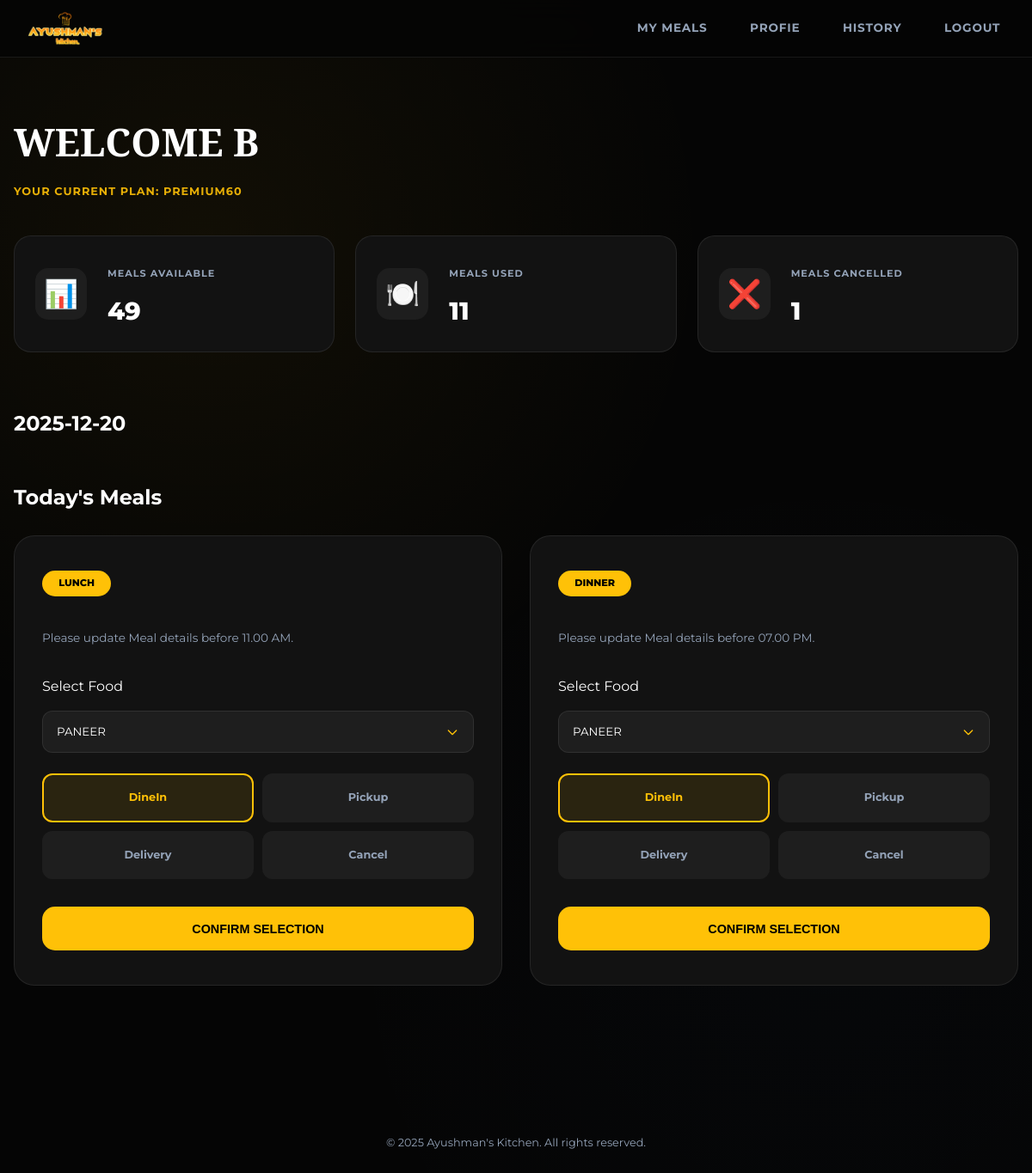
The page / (signed in) on the database as committed earlier.
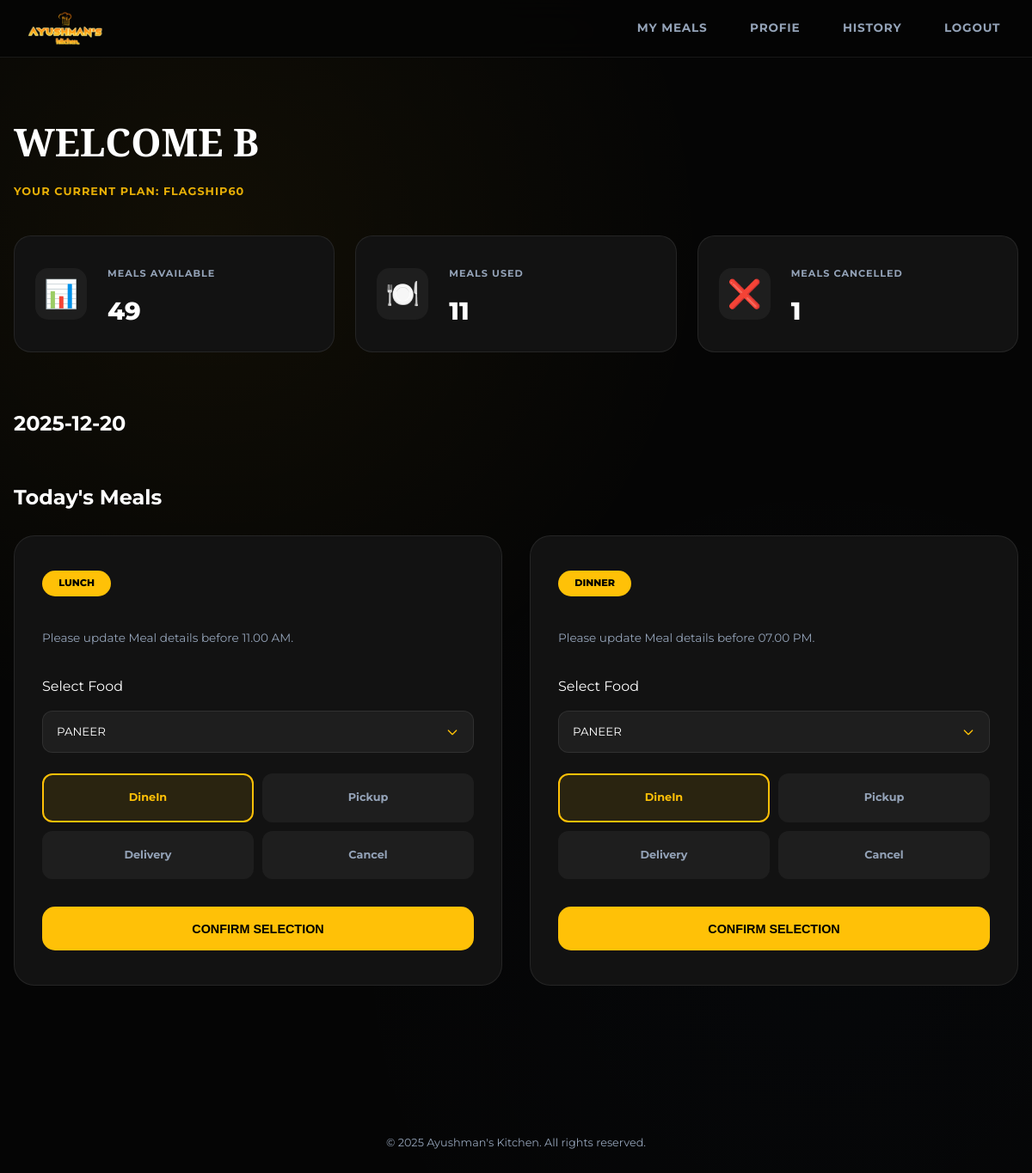
The same page on the database as committed later.
### Customers/models.py (models this page shows, shortened)
class Customer(AbstractBaseUser, PermissionsMixin):
    email = models.EmailField(unique=True)
    name = models.CharField(max_length=150)
    phone = models.CharField(max_length=15, blank=True)
    address = models.CharField(max_length=200, blank=True)
    is_active = models.BooleanField(default=True)
    is_staff = models.BooleanField(default=False)
    date_joined = models.DateTimeField(default=timezone.now)
    profile_updated_at = models.DateTimeField(auto_now=True)
    subscription_phase=models.IntegerField(default=1)
    meal_balance = models.IntegerField(default=0)
    user_status_active = models.BooleanField(default=True)
    lunch_status_active = models.BooleanField(default=True)
    dinner_status_active = models.BooleanField(default=True)
    paused_subscription = models.BooleanField(default=False)
    subscription_choice = models.CharField(max_length=20, choices=SUBSCRIPTION_TYPE, default="NORMAL60")
    default_lunch_service_choice = models.CharField(max_length=20, choices=SERVICE_TYPE, default="DineIn")
    default_dinner_service_choice = models.CharField(max_length=20, choices=SERVICE_TYPE, default="DineIn")
    default_meal_choice = models.CharField(max_length=20, choices=MEAL_MENU, default="NONE")
    FLAGSHIP_MENU_LUNCH_default_choice = models.CharField(max_length=20, choices=FLAGSHIP_MENU_LUNCH, default="NONE")
    FLAGSHIP_MENU_DINNER_default_choice = models.CharField(max_length=20, choices=FLAGSHIP_MENU_DINNER, default="NONE")
    PREMIUM_MENU_LUNCH_default_choice = models.CharField(max_length=20, choices=PREMIUM_MENU_LUNCH, default="NONE")
    PREMIUM_MENU_DINNER_default_choice = models.CharField(max_length=20, choices=PREMIUM_MENU_DINNER, default="NONE")
    USERNAME_FIELD = "email"
    REQUIRED_FIELDS = ["name"]
    objects = CustomerManager()
    @property
    def total_meals(self):
        if self.subscription_choice in ["NORMAL30","FLAGSHIP30","PREMIUM30"]:
            return 30
        else :
            return 60

### Customers/views.py (the view)
# urls.py: path('', user_dashboard,name="user_dashboard"),
@login_required
def user_dashboard(request):
    user=request.user
    used_meals= user.total_meals - user.meal_balance
    cl_l=LunchRecord.objects.filter(service_choice="Cancel",customer=user).count()
    cl_d=DinnerRecord.objects.filter(service_choice="Cancel",customer=user).count()
    cancelled_meals=cl_l+cl_d
    lunch_record = LunchRecord.objects.filter(customer=user,for_date=today).first()
    dinner_record = DinnerRecord.objects.filter(customer=user,for_date=today).first()
    admin_notice=AdminNotice.objects.all()
    tsunday= today.isoweekday() == 5  # use present date for testing puropose sunday to satur 0-7
    slunch_record = LunchRecord.objects.filter(customer=user,for_date= today  + timedelta(days=1)).first()
    context={
        'user':user,
        'used_meals':used_meals,
        'cancelled_meals':cancelled_meals,
        'lunch_record':lunch_record,
        'dinner_record':dinner_record,
        'admin_notice':admin_notice,
        'tsunday':tsunday,
        'slunch_record':slunch_record,
        }
    return render(request, 'Customer/user-dashboard.html',context)

### templates/Customer/user-dashboard.html (shortened to what the changed rows need)
{% load static %}
<!DOCTYPE html>
<html lang="en">
<head>
    <link rel="stylesheet" href="{% static 'Customer/styles-user-dashboard.css' %}"/>
</head>
<body>
    <main class="user-page">
        <div class="user-container">
            <h1 class="page-title" id="userGreeting">WELCOME {{ request.user.name|upper }}</h1>
            <p class="user-plan-display" id="userPlanDisplay">Your Current Plan: {{request.user.subscription_choice}}</p>
            <section class="meal-counters" aria-label="Meal counters">
                <div class="counter-card">
                    <div class="counter-content">
                        <p class="counter-label">Meals Available</p>
                        <p class="counter-number" id="mealsAvailable">{{ request.user.meal_balance|default:"0" }}</p>
                    </div>
                </div>
                <div class="counter-card">
                </div>
                <div class="counter-card">
                </div>
            </section>
            <section class="today-meals">
                {% if request.user.user_status_active %}
                <h2 class="section-title"> {% now "Y-m-d" %} </h2>
                <h2 class="section-title">Today's Meals  </h2>
                {% else %}
                {% if request.user.paused_subscription   %}
                <p class="section-title">0 Meals Left! Subscribe to restart services</p>
                {% else %}
                <p class="section-title">Resume meals in profile to resume services</p>
                {% endif %}
                {% endif %}
                <div class="meals-grid">
                    {% if request.user.lunch_status_active %}
                        {% if lunch_record %}
                            <div class="meal-card locked-card">
                                <div class="meal-time">Lunch</div>
                                    {% if lunch_record.service_choice == "Cancel" %}
                                        <div class="meal-details">
                                            <p class="meal-course">Meal Cancelled</p>
                                        </div>
                                        <div class="meal-status-message cancelled">
                                            <p>Thank you for letting us know.</p>
                                        </div>
                                    {% else %}
                                        <div class="meal-details">
                                            <p class="meal-course">Meal Confirmed! *Thank You* </p>
                                        </div>
                                        <div class="meal-status-message">
                                            <p>Food Chosen: *{% firstof lunch_record.meal_choice lunch_record.FLAGSHIP_choice lunch_record.PREMIUM_choice %}*</p>
                                                <p>Service Chosen: *{{lunch_record.service_choice}}*</p>
                                        </div>
                                    {% endif %}
                                </div>
                            </div>
                        {% else %}
                            {% if request.user.user_status_active %}
                            <div class="meal-card" data-meal="lunch">
                                <form method="POST" action="{% url 'userlunch' %}">
                                    <div class="meal-details">
                                        <p class="meal-course">Select Food</p>
                                        {% if request.user.subscription_choice == "FLAGSHIP30" or request.user.subscription_choice == "FLAGSHIP60" %}
                                            <select id="lunchFoodType" class="food-type-dropdown" name="FLAGSHIP_choice">
                                                <option value="PANEER" {% if request.user.FLAGSHIP_MENU_LUNCH_default_choice == "PANEER" %}selected{% endif %}>PANEER</option>
                                            </select>
                                        {% endif %}
                                        {% if request.user.subscription_choice == "PREMIUM30" or request.user.subscription_choice == "PREMIUM60" %}
                                            <select id="lunchFoodType" class="food-type-dropdown" name="PREMIUM_choice">
                                                <option value="PANEER" {% if request.user.PREMIUM_MENU_LUNCH_default_choice == "PANEER" %}selected{% endif %}>PANEER</option>
                                            </select>
                                        {% endif %}
                                    </div>
                                </form>
                            </div>
                            {% endif %}
                        {% endif %}
                    {% endif %}
                    {% if request.user.dinner_status_active %}
                        {% if dinner_record  %}
                            <div class="meal-card locked-card">
                                <div class="meal-time">Dinner</div>
                                    {% if dinner_record.service_choice == "Cancel" %}
                                        <div class="meal-details">
                                            <p class="meal-course">Meal Cancelled</p>
                                        </div>
                                        <div class="meal-status-message cancelled">
                                            <p>Thank you for letting us know.</p>
                                        </div>
                                    {% else %}
                                        <div class="meal-details">
                                            <p class="meal-course">Meal Confirmed! *Thank You* </p>
                                        </div>
                                        <div class="meal-status-message">
                                            <p>Food Chosen: *{% firstof dinner_record.meal_choice dinner_record.FLAGSHIP_choice dinner_record.PREMIUM_choice %}*</p>                                                                                 <p>Service Chosen: *{{dinner_record.service_choice}}*</p>
                                        </div>
                                    {% endif %}
                                </div>
                            </div>
                        {% else %}
                            {% if request.user.user_status_active %}
                            <div class="meal-card" data-meal="dinner">
                                <form method="POST" action="{% url 'userdinner' %}">
                                    <div class="meal-details">
                                        <p class="meal-course">Select Food</p>
                                        {% if request.user.subscription_choice == "FLAGSHIP30" or request.user.subscription_choice == "FLAGSHIP60" %}
                                            <select id="dinnerFoodType_flagship" class="food-type-dropdown" name="FLAGSHIP_choice">
                                                <option value="PANEER" {% if request.user.FLAGSHIP_MENU_DINNER_default_choice == "PANEER" %}selected{% endif %}>PANEER</option>
                                            </select>
                                        {% endif %}
                                        {% if request.user.subscription_choice == "PREMIUM30" or request.user.subscription_choice == "PREMIUM60" %}
                                            <select id="dinnerFoodType_premium" class="food-type-dropdown" name="PREMIUM_choice">
                                                <option value="PANEER" {% if request.user.PREMIUM_MENU_DINNER_default_choice == "PANEER" %}selected{% endif %}>PANEER</option>
                                            </select>
                                        {% endif %}
                                    </div>
                                </form>
                            </div>
                            {% endif %}
                        {% endif %}
                    {% endif %}
                </div>
            </section>
        </div>
    </main>
</body>
</html>

Rows that differ between the two databases and show on the page:
changed Customer "PANEER": user.subscription_choice "PREMIUM60" → "FLAGSHIP60"; FLAGSHIP_choice (not shown) → "PANEER"; PREMIUM_choice "PANEER" → (not shown)
